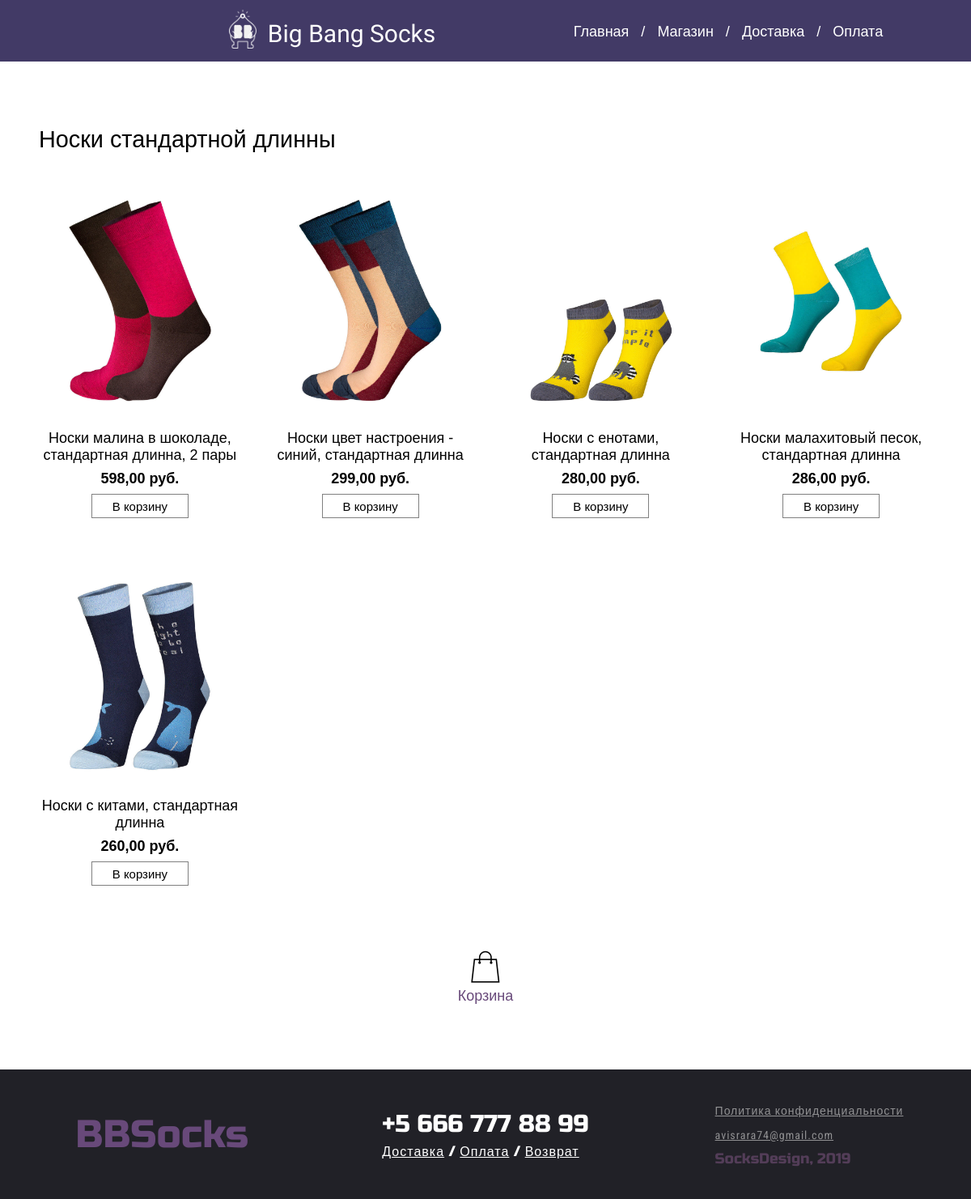
Screenshot of /index.php?page=Носки стандартной длинны with the database file from the repository.
### tables this page shows
CREATE TABLE `product` (
  `id` int(11) NOT NULL,
  `id_nav` int(11) NOT NULL,
  `title` varchar(256) NOT NULL,
  `price_rub` int(11) NOT NULL,
  `items` int(11) NOT NULL DEFAULT '0'
);

### someCategory.php (the view)
<main class="categoryMain">
	<?php
		$nav = $_GET['page'];
		$navItem = GET_navSomeProducts($nav);
	?>
	<h1><?php echo $nav ?></h1>
	<div class="categoryItems">
		<?php
		foreach ($navItem as $navItems): ?>
		<a href="index.php?page=<?php echo $navItems['id'] ?>">
		<div>
			<div class="imgWrap">
				<img src="<?php echo $navItems['way'] ?>" alt="" class="increase_middle increase">
			</div>
			<p><?php echo $navItems['title'] ?></p>
			<p><?php echo $navItems['price_rub'] ?>,00 руб.</p>
			<div class="buttonWrap">
				<button class="categoryElement">В корзину </button>
			</div>
		</div>
		</a>
		<?php endforeach; ?>
	</div>
	<div class="bottomButtons">
		<a href="/index.php?page=shopBasket" class="basketLink"><div class="basketButton"><img src="/images/shop/shop-basket.png" title="Корзина"><p>Корзина</p></div></a>
	</div>
</main>

### styles/style.css (style rules this page uses)
* { margin: 0px; padding: 0px; font-weight: 400; font-size: 18px; }
main { grid-area: main; }
main.openItem, main.categoryMain { font-family: proxima-nova, sans-serif; }
html, body { height: 100%; position: relative; min-height: 100%; }
body { display: grid; grid-template-rows: 1fr; grid-template-columns: 1fr; grid-template-areas: "header" "main" "footer"; font-family: 'Russo One', sans-serif; }
.bottomButtons { display: grid; grid-template-rows: 1fr; justify-self: center; font-family: 'Russo One', sans-serif; margin: 10vh auto 10vh auto; width: 250px; }
.bottomButtons a { text-decoration: none; color: #68497a !important; text-align: center; }
.increase { -moz-transition: all 0.2s ease-out; -o-transition: all 0.2s ease-out; -webkit-transition: all 0.2s ease-out; }
.categoryMain { display: grid; margin: 10vh 4vw 0vh 4vw; font-family: 'Roboto Condensed', sans-serif; max-width: 1200px; justify-self: center; }
.categoryMain a { text-decoration: none; color: black; display: block; }
.categoryMain h1 { font-size: 1.6em; padding: 0px 0px 4vh 0px; }
.categoryItems { display: grid; grid-template-columns: repeat(4, minmax(auto, 270px)); grid-template-rows: minmax(auto, auto); grid-gap: 35px; }
.imgWrap { width: 100%; max-height: 310px; overflow: hidden; text-align: center; display: inline-block; vertical-align: top; }
.imgWrap>img { max-width: 100%; max-height: 310px; transition: 0.30s; }
.categoryItems>a>div { display: grid; height: inherit; grid-template-rows: minmax(100px, 310px); }
.categoryItems>a>div>div:first-child { align-self: start; }
.categoryItems>a>div>p:nth-child(2) { align-self: end; }
.categoryItems>a>div>p:nth-child(3) { align-self: end; }
.categoryItems>a>div>div:last-child { align-self: end; }
.categoryItems>a>div>p { text-align: center; }
.categoryItems>a>div>p:nth-child(3) { font-weight: bold; padding-top: 1vh; }
.buttonWrap { text-align: center; margin-top: 1vh; }
button.categoryElement { color: black; text-decoration: none; padding: .3em 1.2em; outline: none; border: 1px solid gray; transition: 0.2s; background-color: white; height: 30px; width: 120px; font-size: 0.83em; }
main { padding-bottom: 20vh; }

### rows the page displays
product: shows a picture, title "Носки малина в шоколаде, стандартная длинна, 2 пары", price_rub "598"
product: shows a picture, title "Носки цвет настроения - синий, стандартная длинна", price_rub "299"
product: shows a picture, title "Носки с енотами, стандартная длинна", price_rub "280"
product: shows a picture, title "Носки малахитовый песок, стандартная длинна", price_rub "286"
product: shows a picture, title "Носки с китами, стандартная длинна", price_rub "260"

### other values shown
$nav "Носки стандартной длинны"
